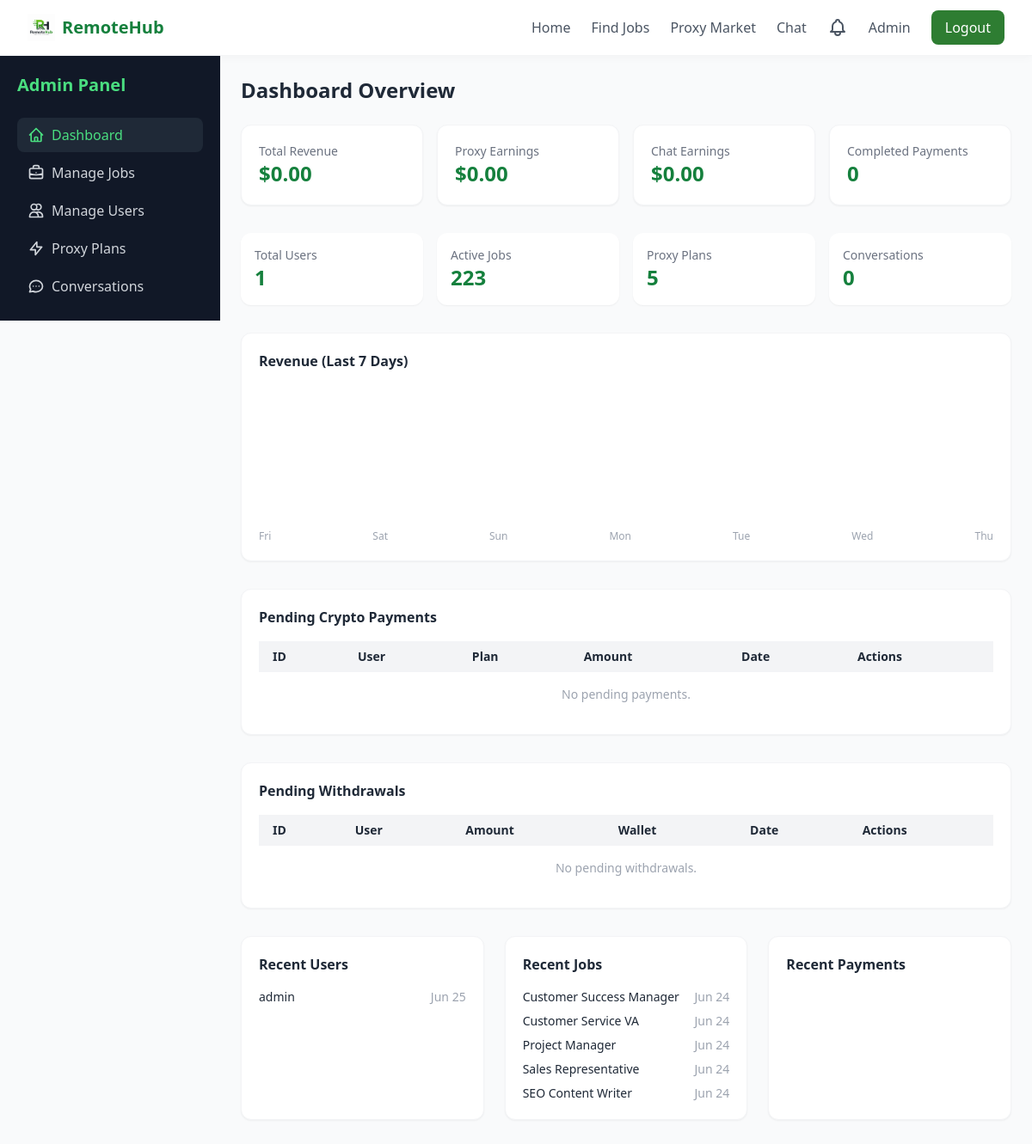
Page /admin/ (signed in) on the committed database.
### models.py (models this page shows, shortened)
class User(UserMixin, db.Model):
    __tablename__ = 'users'
    id = db.Column(db.Integer, primary_key=True)
    username = db.Column(db.String(80), unique=True, nullable=False)
    email = db.Column(db.String(120), unique=True, nullable=False)
    password_hash = db.Column(db.String(256), nullable=False)
    full_name = db.Column(db.String(150))
    location = db.Column(db.String(100))
    bio = db.Column(db.Text)
    skills = db.Column(db.Text)
    avatar = db.Column(db.String(256))
    resume_path = db.Column(db.String(256))
    portfolio_url = db.Column(db.String(256))
    github_url = db.Column(db.String(256))
    linkedin_url = db.Column(db.String(256))
    website = db.Column(db.String(256))
    languages = db.Column(db.String(200))
    created_at = db.Column(db.DateTime, default=lambda: datetime.now(timezone.utc))
    is_admin = db.Column(db.Boolean, default=False)
    applications = db.relationship('JobApplication', backref='user', lazy='dynamic')
    saved_jobs = db.relationship('SavedJob', backref='user', lazy='dynamic')
    proxy_purchases = db.relationship('ProxyPurchase', backref='user', lazy='dynamic')
    notifications = db.relationship('Notification', backref='user', lazy='dynamic')
    messages_sent = db.relationship('Message', foreign_keys='Message.sender_id', backref='sender', lazy='dynamic')
    messages_received = db.relationship('Message', foreign_keys='Message.receiver_id', backref='receiver', lazy='dynamic')
    subscriptions = db.relationship('UserSubscription', backref='user', lazy='dynamic')
    withdrawals = db.relationship('Withdrawal', backref='user', lazy='dynamic')

class Job(db.Model):
    __tablename__ = 'jobs'
    id = db.Column(db.Integer, primary_key=True)
    title = db.Column(db.String(200), nullable=False)
    company_id = db.Column(db.Integer, db.ForeignKey('companies.id'), nullable=False)
    category_id = db.Column(db.Integer, db.ForeignKey('job_categories.id'))
    parent_category = db.Column(db.String(100))
    employment_type = db.Column(db.String(50))
    salary = db.Column(db.String(100))
    experience_level = db.Column(db.String(100))
    location = db.Column(db.String(100))
    timezone = db.Column(db.String(100))
    description = db.Column(db.Text)
    responsibilities = db.Column(db.Text)
    qualifications = db.Column(db.Text)
    skills_required = db.Column(db.Text)
    posted_date = db.Column(db.DateTime, default=lambda: datetime.now(timezone.utc))
    application_deadline = db.Column(db.DateTime)
    proxy_required = db.Column(db.Boolean, default=False)
    proxy_country = db.Column(db.String(100))
    is_active = db.Column(db.Boolean, default=True)
    benefits = db.Column(db.Text)
    contract_type = db.Column(db.String(50))
    applications = db.relationship('JobApplication', backref='job', lazy='dynamic')
    saved_by = db.relationship('SavedJob', backref='job', lazy='dynamic')

### routes/admin_routes.py (the view)
@admin_bp.route('/')
@admin_required
def dashboard():
    total_users = User.query.count()
    total_jobs = Job.query.filter_by(is_active=True).count()
    total_proxy_plans = ProxyPlan.query.filter_by(is_active=True).count()
    total_payments = Payment.query.filter_by(status='completed').count()
    total_conversations = Conversation.query.count()
    proxy_earnings = db.session.query(func.coalesce(func.sum(Payment.amount), 0)) \
                      .filter(Payment.status == 'completed').scalar()
    chat_earnings = db.session.query(func.coalesce(func.sum(SubscriptionPlan.price), 0)) \
                    .join(UserSubscription, UserSubscription.plan_id == SubscriptionPlan.id) \
                    .filter(UserSubscription.is_active == True).scalar()
    total_earnings = proxy_earnings + chat_earnings
    recent_users = User.query.order_by(User.created_at.desc()).limit(5).all()
    recent_jobs = Job.query.order_by(Job.posted_date.desc()).limit(5).all()
    recent_payments = Payment.query.filter_by(status='completed') \
                      .order_by(Payment.completed_at.desc()).limit(5).all()
    pending_payments = Payment.query.filter_by(status='pending') \
                       .order_by(Payment.created_at.desc()).all()
    pending_withdrawals = Withdrawal.query.filter_by(status='pending') \
                         .order_by(Withdrawal.created_at.desc()).all()
    chart_labels = []
    chart_data = []
    today = datetime.now(timezone.utc).date()
    for i in range(6, -1, -1):
        day = today - timedelta(days=i)
        day_earnings = db.session.query(func.coalesce(func.sum(Payment.amount), 0)) \
                       .filter(Payment.status == 'completed',
                               func.date(Payment.completed_at) == day).scalar()
        chart_labels.append(day.strftime('%a'))
        chart_data.append(float(day_earnings))
    return render_template('admin/dashboard.html',
                           total_users=total_users,
                           total_jobs=total_jobs,
                           total_proxy_plans=total_proxy_plans,
                           total_payments=total_payments,
                           total_conversations=total_conversations,
                           total_earnings=total_earnings,
                           proxy_earnings=proxy_earnings,
                           chat_earnings=chat_earnings,
                           recent_users=recent_users,
                           recent_jobs=recent_jobs,
                           recent_payments=recent_payments,
                           pending_payments=pending_payments,
                           pending_withdrawals=pending_withdrawals,
                           chart_labels=chart_labels,
                           chart_data=chart_data)

### templates/admin/dashboard.html (shortened to what this page needs)
{% extends "base.html" %}
{% block content %}
<div class="flex min-h-screen bg-gray-50">
    <aside id="sidebar" class="w-64 bg-gray-900 text-gray-300 p-5 fixed md:sticky top-0 left-0 h-full z-50 transform -translate-x-full md:translate-x-0 transition-transform duration-200">
        <div class="flex items-center justify-between mb-6">
            <h2 class="text-xl font-bold text-green-400">Admin Panel</h2>
        </div>
        <nav class="space-y-1">
            <a href="{{ url_for('admin.dashboard') }}" class="flex items-center px-3 py-2 rounded-lg bg-gray-800 text-green-400 font-medium">
                <svg class="h-5 w-5 mr-2" fill="none" stroke="currentColor" viewBox="0 0 24 24"><path stroke-linecap="round" stroke-linejoin="round" stroke-width="2" d="M3 12l2-2m0 0l7-7 7 7M5 10v10a1 1 0 001 1h3m10-11l2 2m-2-2v10a1 1 0 01-1 1h-3m-6 0a1 1 0 001-1v-4a1 1 0 011-1h2a1 1 0 011 1v4a1 1 0 001 1m-6 0h6"/></svg>
                Dashboard
            </a>
            <a href="{{ url_for('admin.manage_jobs') }}" class="flex items-center px-3 py-2 rounded-lg hover:bg-gray-800 transition font-medium">
                Manage Jobs
            </a>
            <a href="{{ url_for('admin.manage_users') }}" class="flex items-center px-3 py-2 rounded-lg hover:bg-gray-800 transition font-medium">
                <svg class="h-5 w-5 mr-2" fill="none" stroke="currentColor" viewBox="0 0 24 24"><path stroke-linecap="round" stroke-linejoin="round" stroke-width="2" d="M12 4.354a4 4 0 110 5.292M15 21H3v-1a6 6 0 0112 0v1zm0 0h6v-1a6 6 0 00-9-5.197M13 7a4 4 0 11-8 0 4 4 0 018 0z"/></svg>
                Manage Users
            </a>
            <a href="{{ url_for('admin.manage_proxy_plans') }}" class="flex items-center px-3 py-2 rounded-lg hover:bg-gray-800 transition font-medium">
                <svg class="h-5 w-5 mr-2" fill="none" stroke="currentColor" viewBox="0 0 24 24"><path stroke-linecap="round" stroke-linejoin="round" stroke-width="2" d="M13 10V3L4 14h7v7l9-11h-7z"/></svg>
                Proxy Plans
            </a>
            <a href="{{ url_for('admin.manage_conversations') }}" class="flex items-center px-3 py-2 rounded-lg hover:bg-gray-800 transition font-medium">
                <svg class="h-5 w-5 mr-2" fill="none" stroke="currentColor" viewBox="0 0 24 24"><path stroke-linecap="round" stroke-linejoin="round" stroke-width="2" d="M8 12h.01M12 12h.01M16 12h.01M21 12c0 4.418-4.03 8-9 8a9.863 9.863 0 01-4.255-.949L3 20l1.395-3.72C3.512 15.042 3 13.574 3 12c0-4.418 4.03-8 9-8s9 3.582 9 8z"/></svg>
                Conversations
            </a>
        </nav>
    </aside>
    <div class="flex-1 p-6 md:ml-0">
        <h1 class="text-2xl font-bold text-gray-800 mb-6">Dashboard Overview</h1>
        <div class="grid grid-cols-2 md:grid-cols-4 gap-4 mb-8">
            <div class="bg-white rounded-xl p-5 shadow-sm border border-gray-100">
                <p class="text-sm text-gray-500">Total Revenue</p>
                <p class="text-2xl font-bold text-green-700">${{ "%.2f"|format(total_earnings) }}</p>
            </div>
            <div class="bg-white rounded-xl p-5 shadow-sm border border-gray-100">
                <p class="text-sm text-gray-500">Proxy Earnings</p>
                <p class="text-2xl font-bold text-green-700">${{ "%.2f"|format(proxy_earnings) }}</p>
            </div>
            <div class="bg-white rounded-xl p-5 shadow-sm border border-gray-100">
                <p class="text-sm text-gray-500">Chat Earnings</p>
                <p class="text-2xl font-bold text-green-700">${{ "%.2f"|format(chat_earnings) }}</p>
            </div>
            <div class="bg-white rounded-xl p-5 shadow-sm border border-gray-100">
                <p class="text-sm text-gray-500">Completed Payments</p>
                <p class="text-2xl font-bold text-green-700">{{ total_payments }}</p>
            </div>
        </div>
        <div class="grid grid-cols-2 md:grid-cols-4 gap-4 mb-8">
            <div class="bg-white rounded-xl p-4 shadow-sm">
                <p class="text-sm text-gray-500">Total Users</p>
                <p class="text-2xl font-bold text-green-700">{{ total_users }}</p>
            </div>
            <div class="bg-white rounded-xl p-4 shadow-sm">
                <p class="text-sm text-gray-500">Active Jobs</p>
                <p class="text-2xl font-bold text-green-700">{{ total_jobs }}</p>
            </div>
            <div class="bg-white rounded-xl p-4 shadow-sm">
                <p class="text-sm text-gray-500">Proxy Plans</p>
                <p class="text-2xl font-bold text-green-700">{{ total_proxy_plans }}</p>
            </div>
            <div class="bg-white rounded-xl p-4 shadow-sm">
                <p class="text-sm text-gray-500">Conversations</p>
                <p class="text-2xl font-bold text-green-700">{{ total_conversations }}</p>
            </div>
        </div>
        <div class="bg-white rounded-xl p-5 shadow-sm border border-gray-100 mb-8">
            <h3 class="font-semibold text-gray-800 mb-4">Revenue (Last 7 Days)</h3>
            <div class="h-40 flex items-end space-x-2">
            </div>
            <div class="flex justify-between text-xs text-gray-400 mt-2">
                {% for label in chart_labels %}
                <span>{{ label }}</span>
                {% endfor %}
            </div>
        </div>
        <div class="bg-white rounded-xl p-5 shadow-sm border border-gray-100 mb-8">
            <h3 class="font-semibold text-gray-800 mb-4">Pending Crypto Payments</h3>
            <div class="overflow-x-auto">
                <table class="w-full text-sm">
                    <thead class="bg-gray-100 text-left">
                        <tr>
                            <th class="px-4 py-2">ID</th>
                            <th class="px-4 py-2">User</th>
                            <th class="px-4 py-2">Plan</th>
                            <th class="px-4 py-2">Amount</th>
                            <th class="px-4 py-2">Date</th>
                            <th class="px-4 py-2">Actions</th>
                        </tr>
                    </thead>
                    <tbody class="divide-y">
                        {% for p in pending_payments %}
                        <tr>
                            <td class="px-4 py-2">#{{ p.id }}</td>
                            <td class="px-4 py-2">{{ p.user.username }}</td>
                            <td class="px-4 py-2">{{ p.plan.name if p.plan else 'N/A' }}</td>
                            <td class="px-4 py-2">${{ "%.2f"|format(p.amount) }}</td>
                            <td class="px-4 py-2">{{ p.created_at.strftime('%b %d, %H:%M') }}</td>
                            <td class="px-4 py-2 space-x-2">
                                <a href="{{ url_for('proxy.admin_approve', payment_id=p.id) }}" class="text-green-600 hover:underline text-xs">Approve</a>
                                <a href="{{ url_for('proxy.admin_reject', payment_id=p.id) }}" class="text-red-600 hover:underline text-xs">Reject</a>
                            </td>
                        </tr>
                        {% else %}
                        <tr><td colspan="6" class="text-center py-4 text-gray-400">No pending payments.</td></tr>
                        {% endfor %}
                    </tbody>
                </table>
            </div>
        </div>
        <div class="bg-white rounded-xl p-5 shadow-sm border border-gray-100 mb-8">
            <h3 class="font-semibold text-gray-800 mb-4">Pending Withdrawals</h3>
            <div class="overflow-x-auto">
                <table class="w-full text-sm">
                    <thead class="bg-gray-100 text-left">
                        <tr>
                            <th class="px-4 py-2">ID</th>
                            <th class="px-4 py-2">User</th>
                            <th class="px-4 py-2">Amount</th>
                            <th class="px-4 py-2">Wallet</th>
                            <th class="px-4 py-2">Date</th>
                            <th class="px-4 py-2">Actions</th>
                        </tr>
                    </thead>
                    <tbody class="divide-y">
                        {% for w in pending_withdrawals %}
                        <tr>
                            <td class="px-4 py-2">#{{ w.id }}</td>
                            <td class="px-4 py-2">{{ w.user.username }}</td>
                            <td class="px-4 py-2">${{ "%.2f"|format(w.amount) }}</td>
                            <td class="px-4 py-2 text-xs break-all">{{ w.phone_number[:20] }}…</td>
                            <td class="px-4 py-2">{{ w.created_at.strftime('%b %d, %H:%M') }}</td>
                            <td class="px-4 py-2 space-x-2">
                                <a href="{{ url_for('withdraw.admin_approve', withdrawal_id=w.id) }}" class="text-green-600 hover:underline text-xs">Approve</a>
                                <a href="{{ url_for('withdraw.admin_reject', withdrawal_id=w.id) }}" class="text-red-600 hover:underline text-xs">Reject</a>
                            </td>
                        </tr>
                        {% else %}
                        <tr><td colspan="6" class="text-center py-4 text-gray-400">No pending withdrawals.</td></tr>
                        {% endfor %}
                    </tbody>
                </table>
            </div>
        </div>
        <div class="grid md:grid-cols-3 gap-6">
            <div class="bg-white rounded-xl p-5 shadow-sm border border-gray-100">
                <h3 class="font-semibold text-gray-800 mb-4">Recent Users</h3>
                <ul class="space-y-2">
                    {% for user in recent_users %}
                    <li class="flex justify-between text-sm">
                        <span>{{ user.username }}</span>
                        <span class="text-gray-400">{{ user.created_at.strftime('%b %d') }}</span>
                    </li>
                    {% endfor %}
                </ul>
            </div>
            <div class="bg-white rounded-xl p-5 shadow-sm border border-gray-100">
                <h3 class="font-semibold text-gray-800 mb-4">Recent Jobs</h3>
                <ul class="space-y-2">
                    {% for job in recent_jobs %}
                    <li class="flex justify-between text-sm">
                        <span>{{ job.title[:25] }}{% if job.title|length > 25 %}…{% endif %}</span>
                        <span class="text-gray-400">{{ job.posted_date.strftime('%b %d') }}</span>
                    </li>
                    {% endfor %}
                </ul>
            </div>
            <div class="bg-white rounded-xl p-5 shadow-sm border border-gray-100">
                <h3 class="font-semibold text-gray-800 mb-4">Recent Payments</h3>
            </div>
        </div>
    </div>
</div>
{% endblock %}

### rows in the picture
User: username "admin", created_at "Jun 25"
Job: title "Customer Success Manager", posted_date "Jun 24"
Job: title "Customer Service VA", posted_date "Jun 24"
Job: title "Project Manager", posted_date "Jun 24"
Job: title "Sales Representative", posted_date "Jun 24"
Job: title "SEO Content Writer", posted_date "Jun 24"

### other values in the picture
{{ "%.2f"|format(total_earnings) }} "0.00"
{{ "%.2f"|format(proxy_earnings) }} "0.00"
{{ "%.2f"|format(chat_earnings) }} "0.00"
{{ total_payments }} "0"
{{ total_users }} "1"
{{ total_jobs }} "223"
{{ total_proxy_plans }} "5"
{{ total_conversations }} "0"
{{ label }} "Fri" "Sat" "Sun" "Mon" "Tue" "Wed" "Thu"
